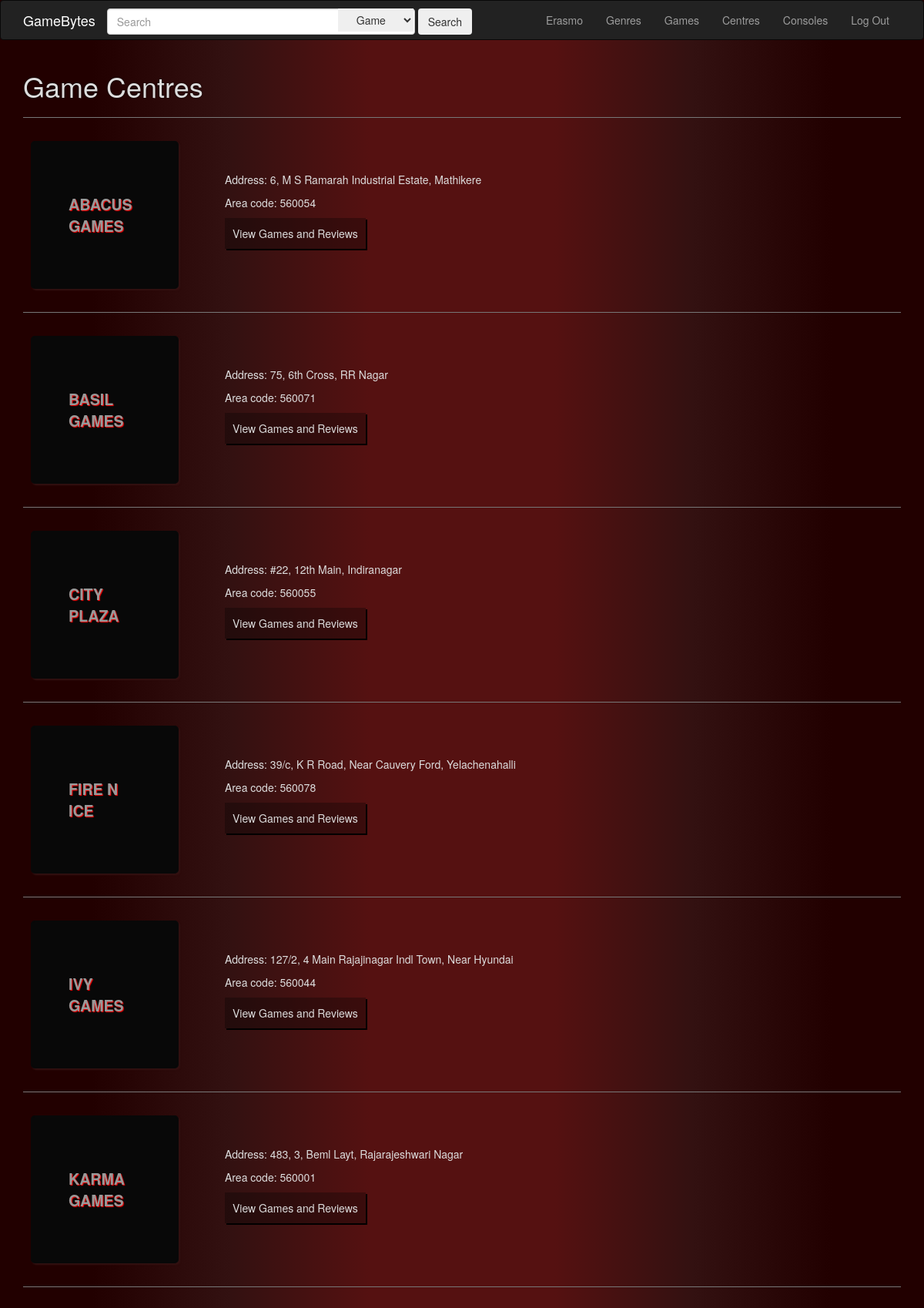
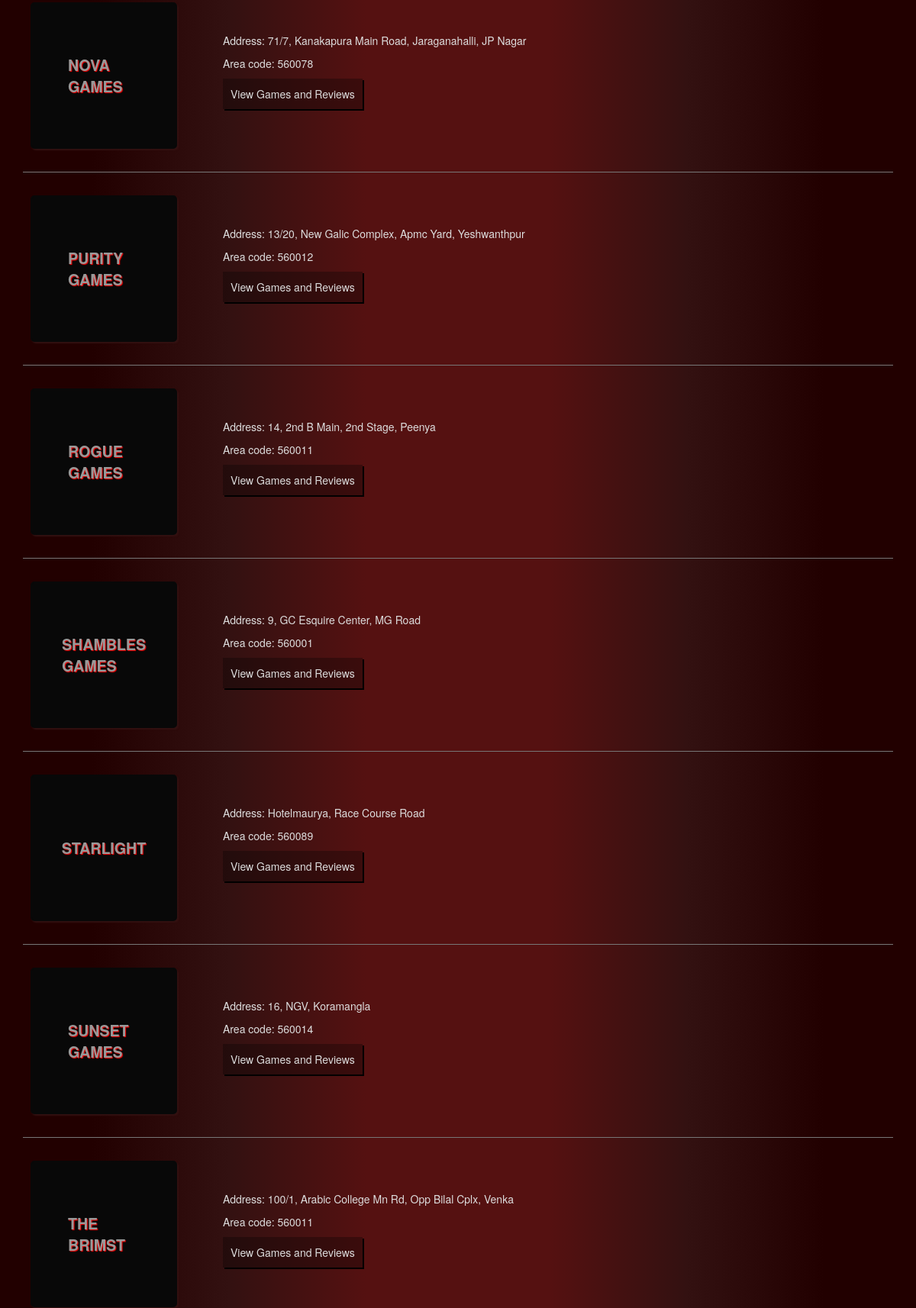
The app's page /pages/centres.php (signed in, upper part) with its own data (2 pictures, top to bottom).
### tables this page shows
CREATE TABLE `location` (
  `l_id` varchar(8) NOT NULL,
  `l_name` varchar(50) DEFAULT NULL,
  `l_address` varchar(100) DEFAULT NULL,
  `l_areacode` varchar(6) DEFAULT NULL,
  `l_href` varchar(30) DEFAULT NULL
);

### pages/centres.php (the view, shortened to what this page needs)
<!DOCTYPE html>
<html>
<head>
	<link rel="stylesheet" type="text/css" href="../assets/css/bootstrap-3.3.7/css/bootstrap.min.css">
	<link rel="stylesheet" type="text/css" href="../assets/css/home.css">
	<link rel="stylesheet" type="text/css" href="../assets/css/results.css">
	<link rel="stylesheet" type="text/css" href="../assets/css/centres.css">
</head>
<body>
<nav id="nav" class="navbar navbar-inverse">
	<div class="container">
		<div class="navbar-header">
			<a href="#" class="navbar-brand">GameBytes</a>
		</div>
		<div class="collapse navbar-collapse" id="menu">
			<form class="form-inline" method="get" action="results.php">
		  		<input class="form-control" type="search" name="search" placeholder="Search" aria-label="Search">
		  		<select name="by">
		  			<option>Game</option>
		  		</select>
		    	<button class="btn btn-outline-success my-2 my-sm-0" type="submit">Search</button>
		    </form>
			<ul class="nav navbar-nav navbar-right">
				<li><a href="home.php"><?php echo ucwords($_SESSION["m_fname"]);?></a></li>
				<li><a href="genres.php">Genres</a></li>
				<li><a href="games.php">Games</a></li>
				<li><a href="centres.php">Centres</a></li>
				<li><a href="consoles.php">Consoles</a></li>
				<li><a href="logout.php">Log Out</a></li>
			</ul>
		</div>
	</div>
</nav>
<div class="container">
<h1>Game Centres</h1>
<div id="centres">
<?php
		$db='gamebytes';
		$conn=mysqli_connect('localhost','abhishek','abhishek98');
		mysqli_select_db($conn,$db);
		$query="select * from location order by l_name";
		$result=mysqli_query($conn,$query);
		for($j=0;$j<$result->num_rows;$j++){
			$row=mysqli_fetch_assoc($result);
			echo
			"
				<hr />
				<div class='eachcentre'>
					<div class='content-box'>
						<p>".$row['l_name']."   "."</p>
					</div>
					<div class='details'>
						<p>Address: ".$row['l_address']."</p>
						<p>Area code: ".$row['l_areacode']."</p>
						<form action='centredetails.php' method='GET'>
							<input type='radio' name='l_id' value='".$row['l_id']."' style='display: none' checked>
							<button class='more'>View Games and Reviews</button>
						</form>
					</div>
					<div class='clearing'></>
				</div>
			";
		}
?>
</div>
</div>
</body>
</html>

### assets/css/home.css (style rules this page uses)
body { background: linear-gradient(90deg,#200 10%,#311 25%,#511 40%,#511 60%,#311 75%,#200 90%); }
#nav { position: sticky; z-index: 50; top:0; }
#nav .navbar-brand { color: white; }
#nav form { display: inline; line-height: 50px; position: relative; }
#nav form input { width: 400px; box-sizing: border-box; padding-right: 100px; }
#nav form select { position: absolute; top:50%; left:300px; padding-left: 20px; transform: translateY(-50%); border: none; line-height: 50px; height: 30px; width:98px; outline: none; }
.content-box { position: relative; display: inline-block; width: 192px; height: 192px; background: #080808; border: #080808 solid 2px; margin: 10px; color: #999; font-size: 1.4em; font-weight: bolder; text-transform: uppercase; border-radius: 5px; box-shadow: #311 2px 2px 2px; }
.content-box p { position: absolute; top: 50%; left: 50%; transform: translate(-50%,-50%); text-shadow: red 1px 1px 1px; }
form { display: inline; }

### assets/css/results.css (style rules this page uses)
.container h1 { text-shadow: 0 0 2px white; color: black; }
hr { color: blue; background: blue; border-color: #777; }
.content-box,.details { float: left; }
.details { color: #ddd; padding: 50px; }
.more { background-color: rgba(0,0,0,0.3); border: none; box-shadow: 2px 2px black; padding: 10px; outline: none; }

### assets/css/centres.css (style rules this page uses)
.container h1 { color: #ddd; text-shadow: 0 0 2px black; }

### records on screen
location: l_name "ABACUS GAMES", l_address "6, M S Ramarah Industrial Estate, Mathikere", l_areacode "560054"
location: l_name "BASIL GAMES", l_address "75, 6th Cross, RR Nagar", l_areacode "560071"
location: l_name "CITY PLAZA", l_address "#22, 12th Main, Indiranagar", l_areacode "560055"
location: l_name "FIRE N ICE", l_address "39/c, K R Road, Near Cauvery Ford, Yelachenahalli", l_areacode "560078"
location: l_name "IVY GAMES", l_address "127/2, 4 Main Rajajinagar Indl Town, Near Hyundai", l_areacode "560044"
location: l_name "KARMA GAMES", l_address "483, 3, Beml Layt, Rajarajeshwari Nagar", l_areacode "560001"
location: l_name "NOVA GAMES", l_address "71/7, Kanakapura Main Road, Jaraganahalli, JP Nagar", l_areacode "560078"
location: l_name "PURITY GAMES", l_address "13/20, New Galic Complex, Apmc Yard, Yeshwanthpur", l_areacode "560012"
location: l_name "ROGUE GAMES", l_address "14, 2nd B Main, 2nd Stage, Peenya", l_areacode "560011"
location: l_name "SHAMBLES GAMES", l_address "9, GC Esquire Center, MG Road", l_areacode "560001"
location: l_name "STARLIGHT", l_address "Hotelmaurya, Race Course Road", l_areacode "560089"
location: l_name "SUNSET GAMES", l_address "16, NGV, Koramangla", l_areacode "560014"
location: l_name "THE BRIMST", l_address "100/1, Arabic College Mn Rd, Opp Bilal Cplx, Venka", l_areacode "560011"

### other values on screen
$_SESSION["m_fname"] "Erasmo"
